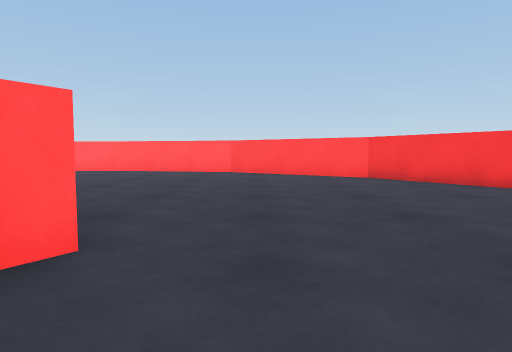
[1] (above)

21 first-person views from a walk through a scene from a Unity 3-D project. The camera is 0.68 m above the floor, tilts 4° down and sees 75° across. The floor is counted in squares, 1 m on a side. Each view is taken from the middle of a square. On the plan, view 1 faces up. The plan holds only what a view shows up to about 10 squares ahead; the rest is blank. The place goes on beyond the plan.

[2]
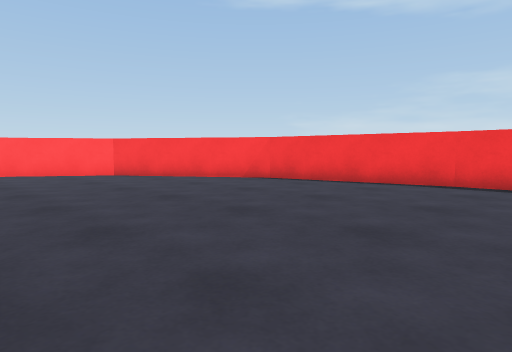

[3]
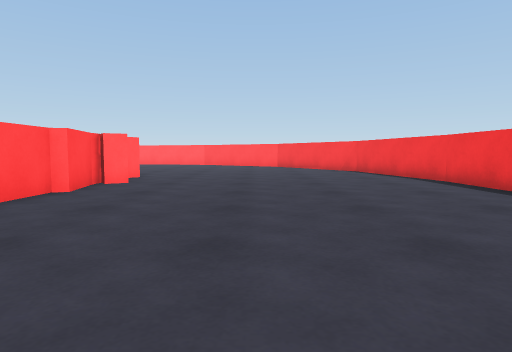

[4]
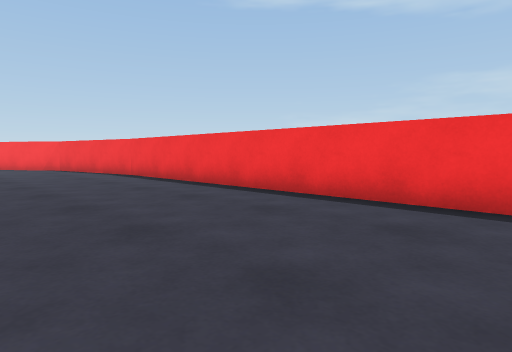

[5]
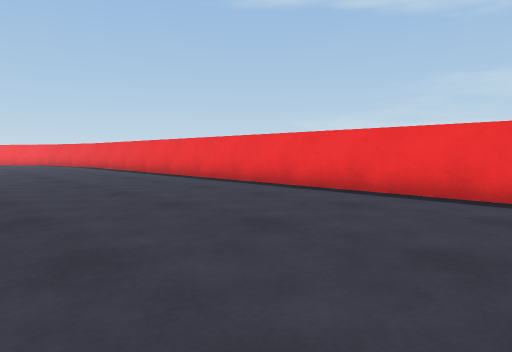

[6]
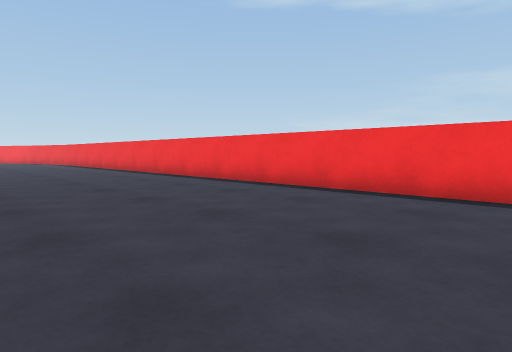

[7]
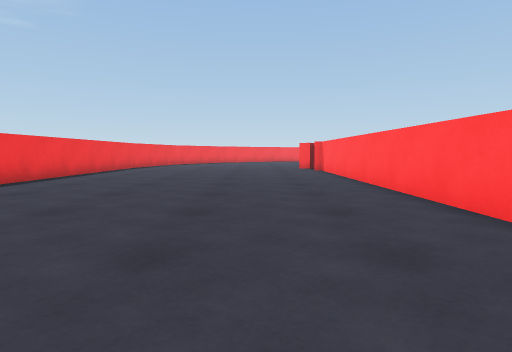

[8]
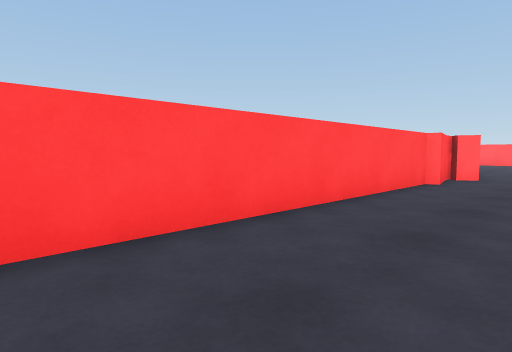

[9]
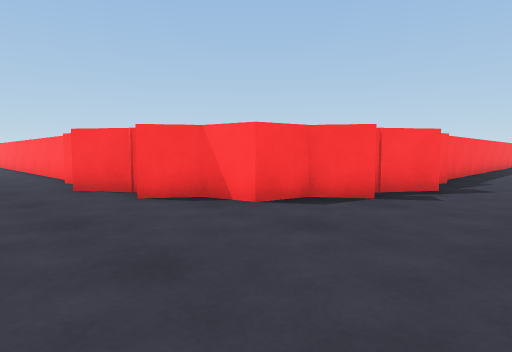

[10]
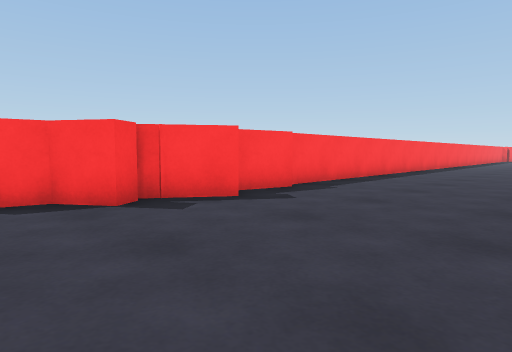

[11]
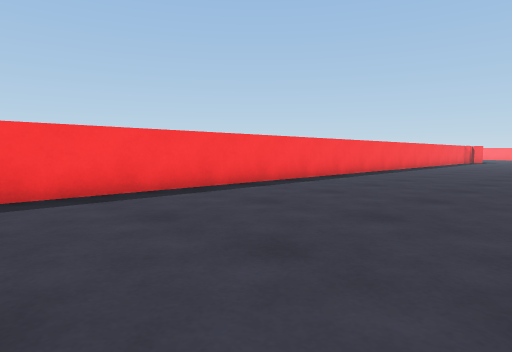

[12]
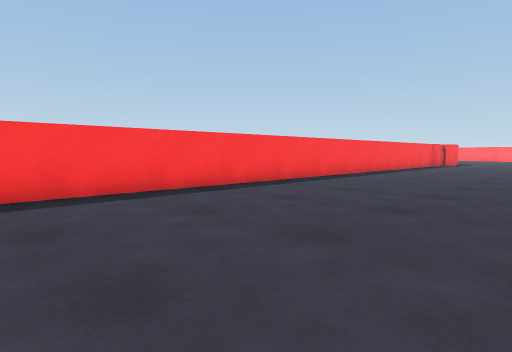

[13]
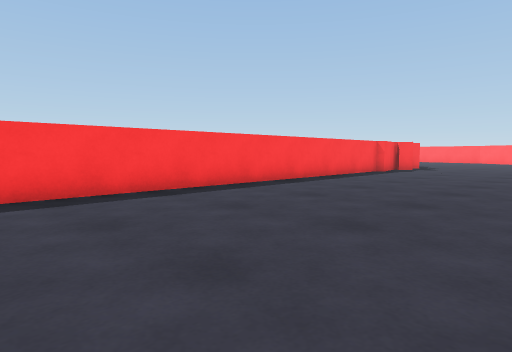

[14]
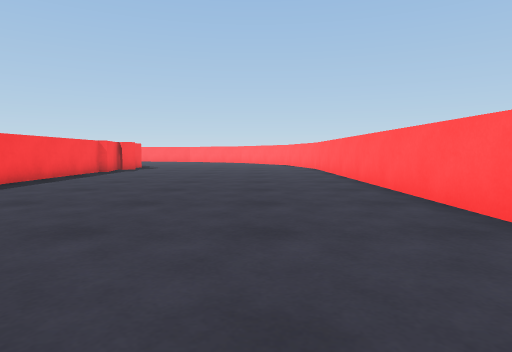

[15]
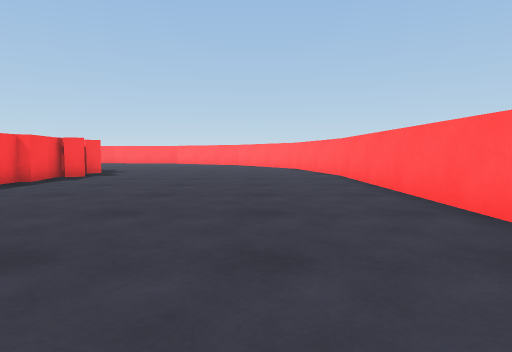

[16]
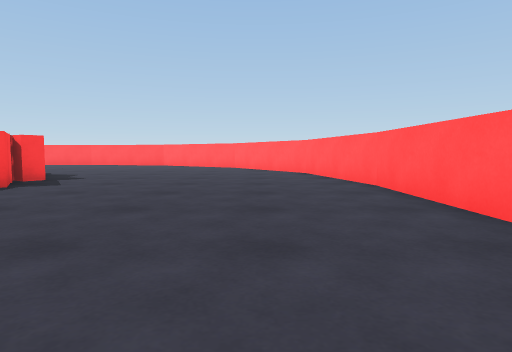

[17]
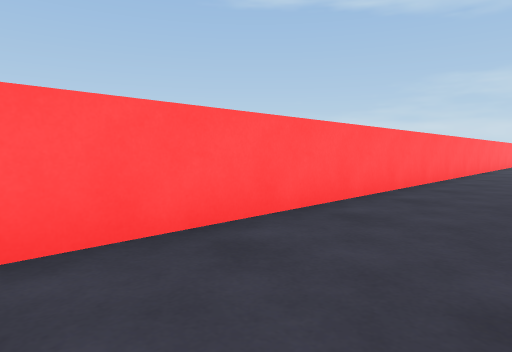

[18]
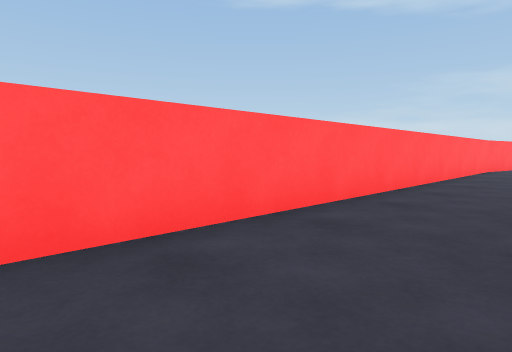

[19]
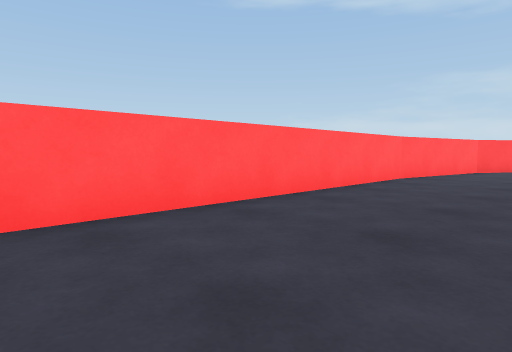

[20]
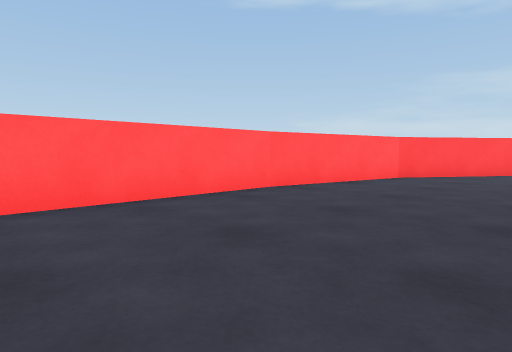

[21]
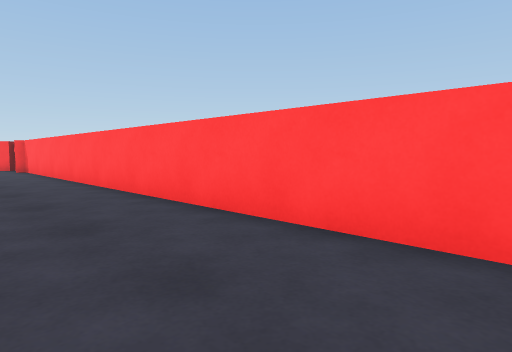

### Floor plan
Points are (right, up) in squares from view 1. A wall is a line through its corners. A room is listed if a view was taken in it or the views show most of it. See-through windows are left out.
Room 1 (views 1, 2, 3, 4, 5, 6, 7, 8, 9, 10, 11, 12, 13, 14, 15, 16, 17, 18, 19, 20, 21)
walls: (-7.3, 4.8) (-6, 4.5); (-5.5, 5.1) (-4.3, 4.4) (-3.7, 4.8) (-3.2, 4) (-2.2, 3.8) (-2, 2.8) (-1.2, 2.3) (-1.6, 1.7) (-0.9, 0.5) (-1.5, 0.1) (-1.2, -1.3) (-1.5, -1.3) (-1.5, -19.5); (-5, 12.5) (-34, 12.5); (-1.5, 0.6) (-1.5, 0); (6.5, 0.9) (5.7, 5.1) (3, 9) (-0.9, 11.7) (-5.1, 12.5); (-31.8, 4.5) (-7.6, 4.5); (-33.6, 4.5) (-33, 4.5); (-34.5, 4.5) (-33.5, 5.1) (-33.1, 4.5) (-31.6, 4.8); (-33.8, 12.5) (-34.5, 12.4); (6.5, -19.1) (6.5, 1)

Positions as (right, up) in squares from view 1, and headings:
1: (0, 0), facing up
2: (-1, -1), facing up-right
3: (2, -7), facing up
4: (2, -9), facing up-right
5: (1, -15), facing up-right
6: (1, -19), facing up-right
7: (1, -9), facing down
8: (1, -9), facing up-left
9: (1, 7), facing down-left
10: (-2, 9), facing down-left
11: (-8, 10), facing down-left
12: (-14, 10), facing down-left
13: (-20, 10), facing down-left
14: (-20, 10), facing left
15: (-24, 10), facing left
16: (-27, 10), facing left
17: (-26, 10), facing up-right
18: (-19, 10), facing up-right
19: (-14, 9), facing up-right
20: (-10, 8), facing up-right
21: (1, -8), facing down-left
